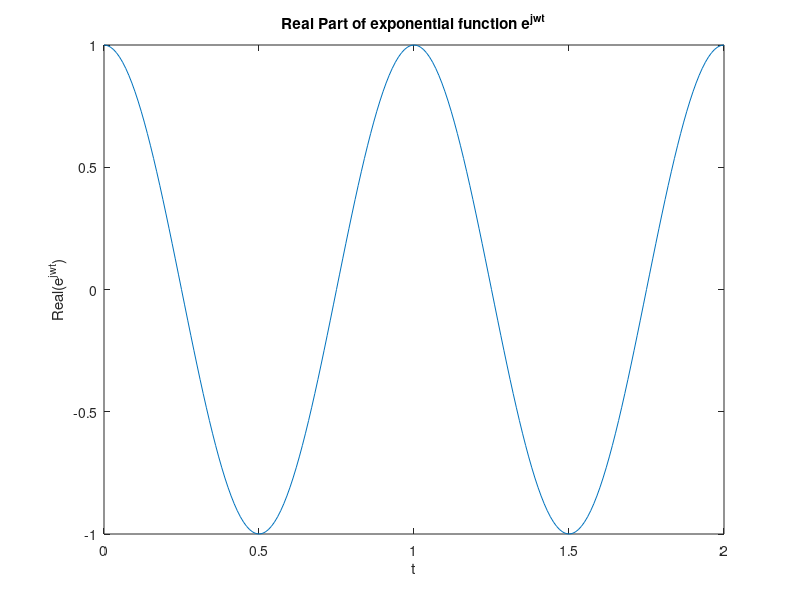
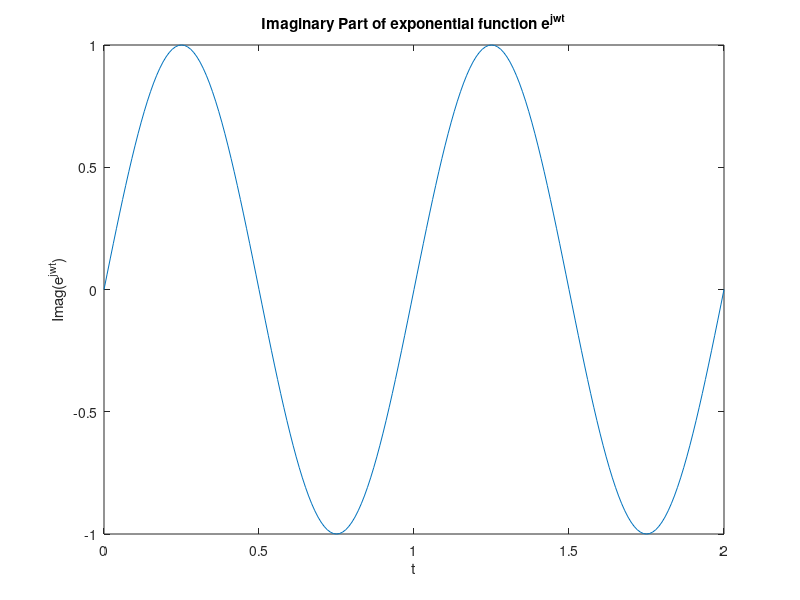

These charts were generated, in order, by the following MATLAB code:
%Sine and cosine component of a complex number
close all
clear
clc

j=sqrt(-1);
fs=100;
t=0:1/fs:2;
a=1;
f=1;
w=2*pi*f;
y=exp(j*w*t);

figure
plot(t,real(y))
title('Real Part of exponential function e^j^w^t')
xlabel('t')
ylabel('Real(e^j^w^t)')

figure
plot(t,imag(y))
title('Imaginary Part of exponential function e^j^w^t')
xlabel('t')
ylabel('Imag(e^j^w^t)')